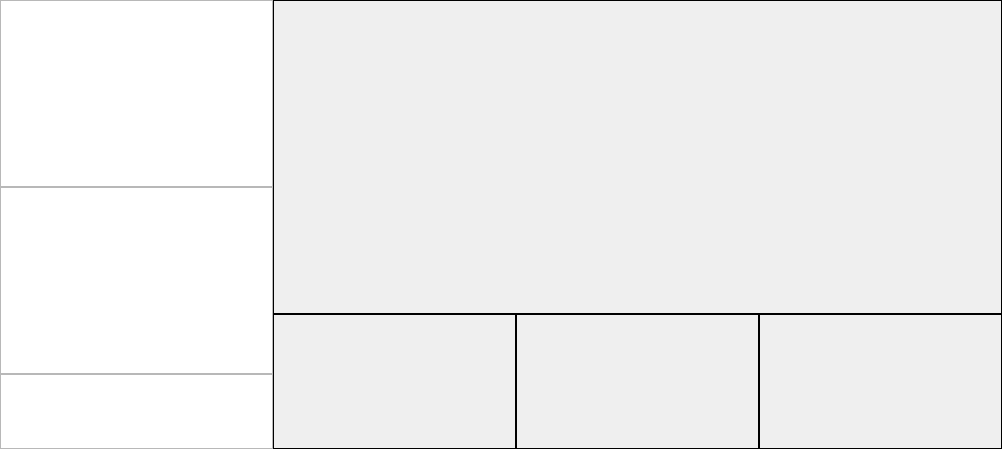
<?xml version="1.0" encoding="UTF-8"?>
<ui version="4.0">
 <class>FormReportSub1</class>
 <widget class="QWidget" name="FormReportSub1">
  <property name="geometry">
   <rect>
    <x>0</x>
    <y>0</y>
    <width>1002</width>
    <height>449</height>
   </rect>
  </property>
  <property name="windowTitle">
   <string>Form</string>
  </property>
  <layout class="QHBoxLayout" name="horizontalLayout" stretch="3,8">
   <property name="spacing">
    <number>0</number>
   </property>
   <property name="leftMargin">
    <number>0</number>
   </property>
   <property name="topMargin">
    <number>0</number>
   </property>
   <property name="rightMargin">
    <number>0</number>
   </property>
   <property name="bottomMargin">
    <number>0</number>
   </property>
   <item>
    <layout class="QVBoxLayout" name="verticalLayout_3" stretch="5,5,2">
     <property name="spacing">
      <number>0</number>
     </property>
     <item>
      <widget class="QTableWidget" name="twChemic"/>
     </item>
     <item>
      <widget class="QTableWidget" name="twMicro"/>
     </item>
     <item>
      <widget class="QTableWidget" name="twState"/>
     </item>
    </layout>
   </item>
   <item>
    <layout class="QVBoxLayout" name="verticalLayout_2" stretch="7,3">
     <property name="spacing">
      <number>0</number>
     </property>
     <item>
      <widget class="QLabel" name="labelMicro">
       <property name="minimumSize">
        <size>
         <width>600</width>
         <height>200</height>
        </size>
       </property>
       <property name="autoFillBackground">
        <bool>true</bool>
       </property>
       <property name="frameShape">
        <enum>QFrame::Panel</enum>
       </property>
       <property name="frameShadow">
        <enum>QFrame::Plain</enum>
       </property>
       <property name="text">
        <string/>
       </property>
      </widget>
     </item>
     <item>
      <layout class="QHBoxLayout" name="horizontalLayout_2">
       <item>
        <widget class="QLabel" name="labelState">
         <property name="autoFillBackground">
          <bool>true</bool>
         </property>
         <property name="frameShape">
          <enum>QFrame::Box</enum>
         </property>
         <property name="text">
          <string/>
         </property>
        </widget>
       </item>
       <item>
        <widget class="QLabel" name="labelChemic">
         <property name="autoFillBackground">
          <bool>true</bool>
         </property>
         <property name="frameShape">
          <enum>QFrame::Panel</enum>
         </property>
         <property name="text">
          <string/>
         </property>
        </widget>
       </item>
       <item>
        <widget class="QLabel" name="labelMicros">
         <property name="autoFillBackground">
          <bool>true</bool>
         </property>
         <property name="frameShape">
          <enum>QFrame::Panel</enum>
         </property>
         <property name="text">
          <string/>
         </property>
        </widget>
       </item>
      </layout>
     </item>
    </layout>
   </item>
  </layout>
 </widget>
 <resources/>
 <connections/>
</ui>
